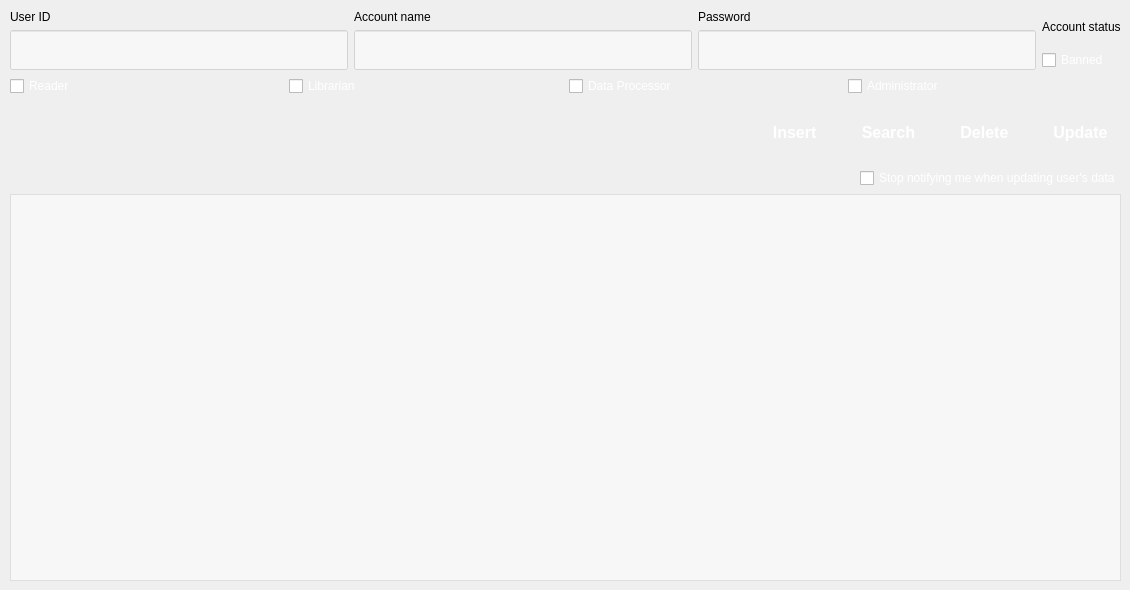
   <widget class="QWidget" name="request">
    <attribute name="title">
     <string>Account information</string>
    </attribute>
    <widget class="QWidget" name="layoutWidget">
     <property name="geometry">
      <rect>
       <x>10</x>
       <y>10</y>
       <width>1111</width>
       <height>571</height>
      </rect>
     </property>
     <layout class="QVBoxLayout" name="verticalLayout_18">
      <item>
       <layout class="QVBoxLayout" name="verticalLayout_17">
        <item>
         <layout class="QHBoxLayout" name="horizontalLayout_7">
          <item>
           <layout class="QVBoxLayout" name="verticalLayout_13">
            <item>
             <widget class="QLabel" name="label_15">
              <property name="text">
               <string>User ID</string>
              </property>
             </widget>
            </item>
            <item>
             <widget class="QLineEdit" name="userIdLe_2">
              <property name="minimumSize">
               <size>
                <width>0</width>
                <height>40</height>
               </size>
              </property>
              <property name="styleSheet">
               <string notr="true">background-color: rgba(255,255,255,0.5);
</string>
              </property>
             </widget>
            </item>
           </layout>
          </item>
          <item>
           <layout class="QVBoxLayout" name="verticalLayout_14">
            <item>
             <widget class="QLabel" name="label_16">
              <property name="text">
               <string>Account name</string>
              </property>
             </widget>
            </item>
            <item>
             <widget class="QLineEdit" name="accountNameLe">
              <property name="minimumSize">
               <size>
                <width>0</width>
                <height>40</height>
               </size>
              </property>
              <property name="styleSheet">
               <string notr="true">background-color: rgba(255,255,255,0.5);
</string>
              </property>
             </widget>
            </item>
           </layout>
          </item>
          <item>
           <layout class="QVBoxLayout" name="verticalLayout_15">
            <item>
             <widget class="QLabel" name="label_17">
              <property name="text">
               <string>Password</string>
              </property>
             </widget>
            </item>
            <item>
             <widget class="QLineEdit" name="passwordLe">
              <property name="minimumSize">
               <size>
                <width>0</width>
                <height>40</height>
               </size>
              </property>
              <property name="styleSheet">
               <string notr="true">background-color: rgba(255,255,255,0.5);
</string>
              </property>
             </widget>
            </item>
           </layout>
          </item>
          <item>
           <layout class="QVBoxLayout" name="verticalLayout_16">
            <item>
             <widget class="QLabel" name="label_3">
              <property name="text">
               <string>Account status</string>
              </property>
             </widget>
            </item>
            <item>
             <widget class="QCheckBox" name="banCheckBox">
              <property name="styleSheet">
               <string notr="true">color: white;</string>
              </property>
              <property name="text">
               <string>Banned</string>
              </property>
             </widget>
            </item>
           </layout>
          </item>
         </layout>
        </item>
        <item>
         <layout class="QHBoxLayout" name="horizontalLayout_12">
          <item>
           <widget class="QCheckBox" name="readerCheckBox">
            <property name="styleSheet">
             <string notr="true">color: white;</string>
            </property>
            <property name="text">
             <string>Reader</string>
            </property>
           </widget>
          </item>
          <item>
           <widget class="QCheckBox" name="librarianCheckBox">
            <property name="styleSheet">
             <string notr="true">color: white;</string>
            </property>
            <property name="text">
             <string>Librarian</string>
            </property>
           </widget>
          </item>
          <item>
           <widget class="QCheckBox" name="dataProcessorCheckBox">
            <property name="styleSheet">
             <string notr="true">color: white;</string>
            </property>
            <property name="text">
             <string>Data Processor</string>
            </property>
           </widget>
          </item>
          <item>
           <widget class="QCheckBox" name="administratorCheckBox">
            <property name="styleSheet">
             <string notr="true">color: white;</string>
            </property>
            <property name="text">
             <string>Administrator</string>
            </property>
           </widget>
          </item>
         </layout>
        </item>
        <item>
         <layout class="QHBoxLayout" name="horizontalLayout_8">
          <item>
           <spacer name="horizontalSpacer_2">
            <property name="orientation">
             <enum>Qt::Horizontal</enum>
            </property>
            <property name="sizeHint" stdset="0">
             <size>
              <width>570</width>
              <height>20</height>
             </size>
            </property>
           </spacer>
          </item>
          <item>
           <widget class="QPushButton" name="insertButton_2">
            <property name="minimumSize">
             <size>
              <width>90</width>
              <height>60</height>
             </size>
            </property>
            <property name="styleSheet">
             <string notr="true">#insertButton_2 {
	
color: white;
border: 1px solid #555;
border-radius: 11px;
padding: 5px;
background: qradialgradient(cx: 0.3, cy: -0.4,
fx: 0.3, fy: -0.4,
radius: 1.35, stop: 0 #fff, stop: 1 #888);
min-width: 80px;
background-color: rgba(255,255,255, .5);

border: 1px solid #555;
border-radius: 11px;
padding: 5px;
background: qradialgradient(cx: 0.3, cy: -0.4,
fx: 0.3, fy: -0.4,
radius: 1.35, stop: 0 #fff, stop: 1 #fff);
min-width: 80px;
background-color: rgba(255,255,255, .5);
border: 0px;
border-radius:0;
border-left:10;
border-color:white;
color:white;
font-family:&quot;Open Sans&quot;;
font-weight:600;
border-radius:4px;
border:0px;
font-size:16px;
}

#insertButton_2:hover {
background: qradialgradient(cx: 0.3, cy: -0.4,
fx: 0.3, fy: -0.4,
radius: 1.35, stop: 0 #fff, stop: 1 #bbb);
background-color:#34495e
}

#insertButton_2:pressed {
background: qradialgradient(cx: 0.4, cy: -0.1,
fx: 0.4, fy: -0.1,
radius: 1.35, stop: 0 #fff, stop: 1 #ddd);
}</string>
            </property>
            <property name="text">
             <string>   Insert</string>
            </property>
            <property name="icon">
             <iconset resource="LIBPRO.qrc">
              <normaloff>:/icon/Resources/icon/insert - Copy.png</normaloff>:/icon/Resources/icon/insert - Copy.png</iconset>
            </property>
           </widget>
          </item>
          <item>
           <widget class="QPushButton" name="searchButton_2">
            <property name="minimumSize">
             <size>
              <width>90</width>
              <height>60</height>
             </size>
            </property>
            <property name="styleSheet">
             <string notr="true">#searchButton_2 {
	
color: white;
border: 1px solid #555;
border-radius: 11px;
padding: 5px;
background: qradialgradient(cx: 0.3, cy: -0.4,
fx: 0.3, fy: -0.4,
radius: 1.35, stop: 0 #fff, stop: 1 #888);
min-width: 80px;
background-color: rgba(255,255,255, .5);

border: 1px solid #555;
border-radius: 11px;
padding: 5px;
background: qradialgradient(cx: 0.3, cy: -0.4,
fx: 0.3, fy: -0.4,
radius: 1.35, stop: 0 #fff, stop: 1 #fff);
min-width: 80px;
background-color: rgba(255,255,255, .5);
border: 0px;
border-radius:0;
border-left:10;
border-color:white;
color:white;
font-family:&quot;Open Sans&quot;;
font-weight:600;
border-radius:4px;
border:0px;
font-size:16px;
}

#searchButton_2:hover {
background: qradialgradient(cx: 0.3, cy: -0.4,
fx: 0.3, fy: -0.4,
radius: 1.35, stop: 0 #fff, stop: 1 #bbb);
background-color:#34495e
}

#searchButton_2:pressed {
background: qradialgradient(cx: 0.4, cy: -0.1,
fx: 0.4, fy: -0.1,
radius: 1.35, stop: 0 #fff, stop: 1 #ddd);
}</string>
            </property>
            <property name="text">
             <string>  Search</string>
            </property>
            <property name="icon">
             <iconset resource="LIBPRO.qrc">
              <normaloff>:/icon/Resources/icon/magnifying-glass - Copy.png</normaloff>:/icon/Resources/icon/magnifying-glass - Copy.png</iconset>
            </property>
           </widget>
          </item>
          <item>
           <layout class="QHBoxLayout" name="horizontalLayout_10"/>
          </item>
          <item>
           <widget class="QPushButton" name="deleteButton_2">
            <property name="sizePolicy">
             <sizepolicy hsizetype="Minimum" vsizetype="Fixed">
              <horstretch>0</horstretch>
              <verstretch>0</verstretch>
             </sizepolicy>
            </property>
            <property name="minimumSize">
             <size>
              <width>90</width>
              <height>60</height>
             </size>
            </property>
            <property name="styleSheet">
             <string notr="true">#deleteButton_2 {
	
color: white;
border: 1px solid #555;
border-radius: 11px;
padding: 5px;
background: qradialgradient(cx: 0.3, cy: -0.4,
fx: 0.3, fy: -0.4,
radius: 1.35, stop: 0 #fff, stop: 1 #888);
min-width: 80px;
background-color: rgba(255,255,255, .5);

border: 1px solid #555;
border-radius: 11px;
padding: 5px;
background: qradialgradient(cx: 0.3, cy: -0.4,
fx: 0.3, fy: -0.4,
radius: 1.35, stop: 0 #fff, stop: 1 #fff);
min-width: 80px;
background-color: rgba(255,255,255, .5);
border: 0px;
border-radius:0;
border-left:10;
border-color:white;
color:white;
font-family:&quot;Open Sans&quot;;
font-weight:600;
border-radius:4px;
border:0px;
font-size:16px;
}


#deleteButton_2:hover {
background: qradialgradient(cx: 0.3, cy: -0.4,
fx: 0.3, fy: -0.4,
radius: 1.35, stop: 0 #fff, stop: 1 #bbb);
background-color:#34495e
}

#deleteButton_2:pressed {
background: qradialgradient(cx: 0.4, cy: -0.1,
fx: 0.4, fy: -0.1,
radius: 1.35, stop: 0 #fff, stop: 1 #ddd);
}</string>
            </property>
            <property name="text">
             <string>  Delete</string>
            </property>
            <property name="icon">
             <iconset resource="LIBPRO.qrc">
              <normaloff>:/icon/Resources/icon/cancel-button - Copy.png</normaloff>:/icon/Resources/icon/cancel-button - Copy.png</iconset>
            </property>
           </widget>
          </item>
          <item>
           <widget class="QPushButton" name="updateButton_2">
            <property name="minimumSize">
             <size>
              <width>90</width>
              <height>60</height>
             </size>
            </property>
            <property name="styleSheet">
             <string notr="true">#updateButton_2 {
	
color: white;
border: 1px solid #555;
border-radius: 11px;
padding: 5px;
background: qradialgradient(cx: 0.3, cy: -0.4,
fx: 0.3, fy: -0.4,
radius: 1.35, stop: 0 #fff, stop: 1 #888);
min-width: 80px;
background-color: rgba(255,255,255, .5);

border: 1px solid #555;
border-radius: 11px;
padding: 5px;
background: qradialgradient(cx: 0.3, cy: -0.4,
fx: 0.3, fy: -0.4,
radius: 1.35, stop: 0 #fff, stop: 1 #fff);
min-width: 80px;
background-color: rgba(255,255,255, .5);
border: 0px;
border-radius:0;
border-left:10;
border-color:white;
color:white;
font-family:&quot;Open Sans&quot;;
font-weight:600;
border-radius:4px;
border:0px;
font-size:16px;
}

#updateButton_2:hover {
background: qradialgradient(cx: 0.3, cy: -0.4,
fx: 0.3, fy: -0.4,
radius: 1.35, stop: 0 #fff, stop: 1 #bbb);
background-color:#34495e
}

#updateButton_2:pressed {
background: qradialgradient(cx: 0.4, cy: -0.1,
fx: 0.4, fy: -0.1,
radius: 1.35, stop: 0 #fff, stop: 1 #ddd);
}</string>
            </property>
            <property name="text">
             <string>  Update</string>
            </property>
            <property name="icon">
             <iconset resource="LIBPRO.qrc">
              <normaloff>:/icon/Resources/icon/refresh-button - Copy.png</normaloff>:/icon/Resources/icon/refresh-button - Copy.png</iconset>
            </property>
           </widget>
          </item>
         </layout>
        </item>
        <item>
         <layout class="QHBoxLayout" name="horizontalLayout_6">
          <item>
           <spacer name="horizontalSpacer_5">
            <property name="orientation">
             <enum>Qt::Horizontal</enum>
            </property>
            <property name="sizeHint" stdset="0">
             <size>
              <width>40</width>
              <height>20</height>
             </size>
            </property>
           </spacer>
          </item>
          <item>
           <widget class="QCheckBox" name="notiUpdate_2">
            <property name="styleSheet">
             <string notr="true">color: white;</string>
            </property>
            <property name="text">
             <string>Stop notifying me when updating user's data</string>
            </property>
           </widget>
          </item>
         </layout>
        </item>
       </layout>
      </item>
      <item>
       <widget class="QTableView" name="accountView">
        <property name="styleSheet">
         <string notr="true">background-color: rgba(255,255,255,0.5);
gridline-color:white;</string>
        </property>
       </widget>
      </item>
     </layout>
    </widget>
   </widget>
